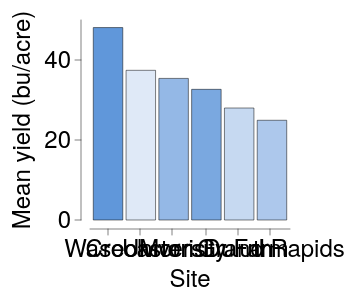

Vega-Lite specification stored for this chart:
### Vega-Lite specification from a JSON file in a GitHub repository (floating-point values rounded to 4 significant figures)
{"background": null, "config": {"arc": {"fill": "#DBDBDB", "fillOpacity": 1.0, "innerRadius": 25.0, "padAngle": 0.03, "stroke": "black", "strokeOpacity": 1, "strokeWidth": 0.25}, "area": {"fill": "#DBDBDB", "fillOpacity": 1.0, "stroke": "black", "strokeOpacity": 1, "strokeWidth": 0.25}, "axis": {"domain": true, "domainCap": "round", "domainColor": "black", "domainWidth": 0.25, "grid": false, "gridCap": "round", "gridColor": "#F1F1F1", "gridDash": [0, 0], "gridOpacity": 1.0, "gridWidth": 0.25, "labelColor": "black", "labelFont": "HelveticaNeue", "labelFontSize": 12, "labelFontStyle": "normal", "labelFontWeight": 400, "offset": 4.5, "ticks": true, "tickCap": "round", "tickColor": "black", "tickSize": 3, "tickWidth": 0.25, "titleColor": "black", "titleFont": "HelveticaNeue", "titleFontSize": 12, "titleFontStyle": "normal", "titleFontWeight": 400}, "axisX": {"domain": true, "labelAlign": "center", "labelAngle": 0, "labels": true, "ticks": true, "translate": 0}, "axisY": {"domain": true, "labelAlign": "right", "labelAngle": 0, "labels": true, "ticks": true, "translate": 0}, "axisRight": {"domain": true, "labelAlign": "left", "labelAngle": 0, "labels": true, "ticks": true, "translate": 0}, "axisTop": {"domain": true, "labelAlign": "center", "labelAngle": 0, "labels": true, "ticks": true, "translate": 0}, "bar": {"fill": "#DBDBDB", "fillOpacity": 1.0, "stroke": "black", "strokeOpacity": 1, "strokeWidth": 0.25}, "boxplot": {"size": 9.0, "ticks": {"cornerRadius": 0.25, "fill": "black", "size": 4.5, "thickness": 0.25}, "box": {"fillOpacity": 1.0, "stroke": "black", "strokeOpacity": 1, "strokeWidth": 0.25}, "median": {"fill": "black", "fillOpacity": 1.0, "size": 9.0, "thickness": 0.25}, "rule": {"fill": "black", "fillOpacity": 1.0, "size": 10.0, "stroke": "black", "strokeDash": [0, 0], "strokeOpacity": 1, "strokeWidth": 0.25}, "outliers": {"color": "black", "fill": "black", "fillOpacity": 1.0, "size": 0, "stroke": "black", "strokeOpacity": 1, "strokeWidth": 0.25}}, "circle": {"fill": "black", "fillOpacity": 1.0, "size": 0.5, "stroke": "black", "strokeOpacity": 1, "strokeWidth": 0.25}, "errorband": {"band": {"fillOpacity": 0.6, "stroke": null, "strokeWidth": 0.25, "strokeOpacity": 1}, "borders": {"opacity": 0, "strokeOpacity": 0.25, "strokeWidth": 1}}, "errorbar": {"opacity": 1, "rule": {"strokeDash": [0, 0], "strokeWidth": 0.5}, "ticks": {"color": "black", "cornerRadius": 0.25, "opacity": 1, "size": 6.0, "thickness": 0.5}, "thickness": 0.5}, "font": "HelveticaNeue", "geoshape": {"fill": "#DBDBDB", "fillOpacity": 1.0, "stroke": "black", "strokeOpacity": 1, "strokeWidth": 0.25}, "header": {"labelColor": "black", "labelFont": "HelveticaNeue", "labelFontSize": 12, "labelFontStyle": "normal", "labelFontWeight": 400, "titleColor": "black", "titleFont": "HelveticaNeue", "titleFontSize": 12, "titleFontStyle": "normal", "titleFontWeight": 400, "titlePadding": 0}, "legend": {"disable": false, "offset": 4.5, "gradientLength": 50.0, "gradientThickness": 5.0, "gradientOpacity": 1.0, "gradientStrokeColor": "black", "gradientStrokeWidth": 0.25, "labelColor": "black", "labelFont": "HelveticaNeue", "labelFontSize": 12, "labelFontStyle": "normal", "labelFontWeight": 400, "strokeColor": "black", "strokeWidth": 0, "symbolSize": 72, "symbolStrokeColor": "black", "symbolStrokeWidth": 0.25, "titleColor": "black", "titleFont": "HelveticaNeue", "titleFontSize": 12, "titleFontStyle": "normal", "titleFontWeight": 400}, "line": {"color": "black", "stroke": "black", "strokeCap": "round", "strokeDash": [0, 0], "strokeOpacity": 1, "strokeWidth": 0.375}, "point": {"filled": true, "fill": "#DBDBDB", "fillOpacity": 1.0, "size": 5.0, "stroke": "black", "strokeOpacity": 1, "strokeWidth": 0.25}, "range": {"category": ["#DFE9F7", "#C6D9F1", "#ADC8EC", "#94B8E6", "#7AA8E0", "#6097DA", "#4D87CA", "#4177B1", "#386898", "#2F597F", "#264A69", "#1D3A58"], "diverging": {"scheme": ["#DFE9F7", "#C6D9F1", "#ADC8EC", "#94B8E6", "#7AA8E0", "#6097DA", "#4D87CA", "#4177B1", "#386898", "#2F597F", "#264A69", "#1D3A58"]}, "heatmap": {"scheme": ["#DFE9F7", "#C6D9F1", "#ADC8EC", "#94B8E6", "#7AA8E0", "#6097DA", "#4D87CA", "#4177B1", "#386898", "#2F597F", "#264A69", "#1D3A58"]}, "ordinal": {"scheme": ["#DFE9F7", "#C6D9F1", "#ADC8EC", "#94B8E6", "#7AA8E0", "#6097DA", "#4D87CA", "#4177B1", "#386898", "#2F597F", "#264A69", "#1D3A58"]}, "ramp": {"scheme": ["#DFE9F7", "#C6D9F1", "#ADC8EC", "#94B8E6", "#7AA8E0", "#6097DA", "#4D87CA", "#4177B1", "#386898", "#2F597F", "#264A69", "#1D3A58"]}}, "rule": {"color": "black", "stroke": "black", "strokeCap": "round", "strokeDash": [2, 2], "strokeOpacity": 1, "strokeWidth": 0.25}, "scale": {"bandPaddingInner": 0.1, "bandPaddingOuter": 0.1, "round": false}, "rect": {"fill": "#DBDBDB", "fillOpacity": 1.0, "stroke": "black", "strokeOpacity": 1, "strokeWidth": 0.25}, "square": {"fill": "#DBDBDB", "fillOpacity": 1.0, "size": 10.0, "stroke": "black", "strokeOpacity": 1, "strokeWidth": 0.25}, "text": {"color": "black", "font": "HelveticaNeue", "fontSize": 12, "fontStyle": "normal", "fontWeight": 400}, "title": {"anchor": "middle", "frame": "group", "color": "black", "font": "HelveticaNeue", "fontSize": 12, "fontStyle": "normal", "fontWeight": 400, "subtitleColor": "black", "subtitleFont": "HelveticaNeue", "subtitleFontSize": "HelveticaNeue", "subtitleFontStyle": "normal", "subtitleFontWeight": 400}, "view": {"continuousWidth": 100, "continuousHeight": 100, "discreteWidth": 100, "discreteHeight": 100, "fill": null, "stroke": null, "strokeWidth": 0.25}}, "data": {"name": "data-9cc0564cb5591205eeeca8d2429dd11b"}, "mark": {"type": "bar"}, "encoding": {"color": {"field": "site", "legend": null, "type": "nominal"}, "x": {"field": "site", "sort": "-y", "title": "Site", "type": "nominal"}, "y": {"aggregate": "mean", "field": "yield", "title": "Mean yield (bu/acre)", "type": "quantitative"}}, "$schema": "https://vega.github.io/schema/vega-lite/v6.4.1.json", "datasets": {"data-9cc0564cb5591205eeeca8d2429dd11b": [{"yield": 27.0, "variety": "Manchuria", "year": 1931, "site": "University Farm"}, {"yield": 48.87, "variety": "Manchuria", "year": 1931, "site": "Waseca"}, {"yield": 27.43, "variety": "Manchuria", "year": 1931, "site": "Morris"}, {"yield": 39.93, "variety": "Manchuria", "year": 1931, "site": "Crookston"}, {"yield": 32.97, "variety": "Manchuria", "year": 1931, "site": "Grand Rapids"}, {"yield": 28.97, "variety": "Manchuria", "year": 1931, "site": "Duluth"}, {"yield": 43.07, "variety": "Glabron", "year": 1931, "site": "University Farm"}, {"yield": 55.2, "variety": "Glabron", "year": 1931, "site": "Waseca"}, {"yield": 28.77, "variety": "Glabron", "year": 1931, "site": "Morris"}, {"yield": 38.13, "variety": "Glabron", "year": 1931, "site": "Crookston"}, {"yield": 29.13, "variety": "Glabron", "year": 1931, "site": "Grand Rapids"}, {"yield": 29.67, "variety": "Glabron", "year": 1931, "site": "Duluth"}, {"yield": 35.13, "variety": "Svansota", "year": 1931, "site": "University Farm"}, {"yield": 47.33, "variety": "Svansota", "year": 1931, "site": "Waseca"}, {"yield": 25.77, "variety": "Svansota", "year": 1931, "site": "Morris"}, {"yield": 40.47, "variety": "Svansota", "year": 1931, "site": "Crookston"}, {"yield": 29.67, "variety": "Svansota", "year": 1931, "site": "Grand Rapids"}, {"yield": 25.7, "variety": "Svansota", "year": 1931, "site": "Duluth"}, {"yield": 39.9, "variety": "Velvet", "year": 1931, "site": "University Farm"}, {"yield": 50.23, "variety": "Velvet", "year": 1931, "site": "Waseca"}, {"yield": 26.13, "variety": "Velvet", "year": 1931, "site": "Morris"}, {"yield": 41.33, "variety": "Velvet", "year": 1931, "site": "Crookston"}, {"yield": 23.03, "variety": "Velvet", "year": 1931, "site": "Grand Rapids"}, {"yield": 26.3, "variety": "Velvet", "year": 1931, "site": "Duluth"}, {"yield": 36.57, "variety": "Trebi", "year": 1931, "site": "University Farm"}, {"yield": 63.83, "variety": "Trebi", "year": 1931, "site": "Waseca"}, {"yield": 43.77, "variety": "Trebi", "year": 1931, "site": "Morris"}, {"yield": 46.93, "variety": "Trebi", "year": 1931, "site": "Crookston"}, {"yield": 29.77, "variety": "Trebi", "year": 1931, "site": "Grand Rapids"}, {"yield": 33.93, "variety": "Trebi", "year": 1931, "site": "Duluth"}, {"yield": 43.27, "variety": "No. 457", "year": 1931, "site": "University Farm"}, {"yield": 58.1, "variety": "No. 457", "year": 1931, "site": "Waseca"}, {"yield": 28.7, "variety": "No. 457", "year": 1931, "site": "Morris"}, {"yield": 45.67, "variety": "No. 457", "year": 1931, "site": "Crookston"}, {"yield": 32.17, "variety": "No. 457", "year": 1931, "site": "Grand Rapids"}, {"yield": 33.6, "variety": "No. 457", "year": 1931, "site": "Duluth"}, {"yield": 36.6, "variety": "No. 462", "year": 1931, "site": "University Farm"}, {"yield": 65.77, "variety": "No. 462", "year": 1931, "site": "Waseca"}, {"yield": 30.37, "variety": "No. 462", "year": 1931, "site": "Morris"}, {"yield": 48.57, "variety": "No. 462", "year": 1931, "site": "Crookston"}, {"yield": 24.93, "variety": "No. 462", "year": 1931, "site": "Grand Rapids"}, {"yield": 28.1, "variety": "No. 462", "year": 1931, "site": "Duluth"}, {"yield": 32.77, "variety": "Peatland", "year": 1931, "site": "University Farm"}, {"yield": 48.57, "variety": "Peatland", "year": 1931, "site": "Waseca"}, {"yield": 29.87, "variety": "Peatland", "year": 1931, "site": "Morris"}, {"yield": 41.6, "variety": "Peatland", "year": 1931, "site": "Crookston"}, {"yield": 34.7, "variety": "Peatland", "year": 1931, "site": "Grand Rapids"}, {"yield": 32.0, "variety": "Peatland", "year": 1931, "site": "Duluth"}, {"yield": 24.67, "variety": "No. 475", "year": 1931, "site": "University Farm"}, {"yield": 46.77, "variety": "No. 475", "year": 1931, "site": "Waseca"}, {"yield": 22.6, "variety": "No. 475", "year": 1931, "site": "Morris"}, {"yield": 44.1, "variety": "No. 475", "year": 1931, "site": "Crookston"}, {"yield": 19.7, "variety": "No. 475", "year": 1931, "site": "Grand Rapids"}, {"yield": 33.07, "variety": "No. 475", "year": 1931, "site": "Duluth"}, {"yield": 39.3, "variety": "Wisconsin No. 38", "year": 1931, "site": "University Farm"}, {"yield": 58.8, "variety": "Wisconsin No. 38", "year": 1931, "site": "Waseca"}, {"yield": 29.47, "variety": "Wisconsin No. 38", "year": 1931, "site": "Morris"}, {"yield": 49.87, "variety": "Wisconsin No. 38", "year": 1931, "site": "Crookston"}, {"yield": 34.47, "variety": "Wisconsin No. 38", "year": 1931, "site": "Grand Rapids"}, {"yield": 31.6, "variety": "Wisconsin No. 38", "year": 1931, "site": "Duluth"}, {"yield": 26.9, "variety": "Manchuria", "year": 1932, "site": "University Farm"}, {"yield": 33.47, "variety": "Manchuria", "year": 1932, "site": "Waseca"}, {"yield": 34.37, "variety": "Manchuria", "year": 1932, "site": "Morris"}, {"yield": 32.97, "variety": "Manchuria", "year": 1932, "site": "Crookston"}, {"yield": 22.13, "variety": "Manchuria", "year": 1932, "site": "Grand Rapids"}, {"yield": 22.57, "variety": "Manchuria", "year": 1932, "site": "Duluth"}, {"yield": 36.8, "variety": "Glabron", "year": 1932, "site": "University Farm"}, {"yield": 37.73, "variety": "Glabron", "year": 1932, "site": "Waseca"}, {"yield": 35.13, "variety": "Glabron", "year": 1932, "site": "Morris"}, {"yield": 26.17, "variety": "Glabron", "year": 1932, "site": "Crookston"}, {"yield": 14.43, "variety": "Glabron", "year": 1932, "site": "Grand Rapids"}, {"yield": 25.87, "variety": "Glabron", "year": 1932, "site": "Duluth"}, {"yield": 27.43, "variety": "Svansota", "year": 1932, "site": "University Farm"}, {"yield": 38.5, "variety": "Svansota", "year": 1932, "site": "Waseca"}, {"yield": 35.03, "variety": "Svansota", "year": 1932, "site": "Morris"}, {"yield": 20.63, "variety": "Svansota", "year": 1932, "site": "Crookston"}, {"yield": 16.63, "variety": "Svansota", "year": 1932, "site": "Grand Rapids"}, {"yield": 22.23, "variety": "Svansota", "year": 1932, "site": "Duluth"}, {"yield": 26.8, "variety": "Velvet", "year": 1932, "site": "University Farm"}, {"yield": 37.4, "variety": "Velvet", "year": 1932, "site": "Waseca"}, {"yield": 38.83, "variety": "Velvet", "year": 1932, "site": "Morris"}, {"yield": 32.07, "variety": "Velvet", "year": 1932, "site": "Crookston"}, {"yield": 32.23, "variety": "Velvet", "year": 1932, "site": "Grand Rapids"}, {"yield": 22.47, "variety": "Velvet", "year": 1932, "site": "Duluth"}, {"yield": 29.07, "variety": "Trebi", "year": 1932, "site": "University Farm"}, {"yield": 49.23, "variety": "Trebi", "year": 1932, "site": "Waseca"}, {"yield": 46.63, "variety": "Trebi", "year": 1932, "site": "Morris"}, {"yield": 41.83, "variety": "Trebi", "year": 1932, "site": "Crookston"}, {"yield": 20.63, "variety": "Trebi", "year": 1932, "site": "Grand Rapids"}, {"yield": 30.6, "variety": "Trebi", "year": 1932, "site": "Duluth"}, {"yield": 26.43, "variety": "No. 457", "year": 1932, "site": "University Farm"}, {"yield": 42.2, "variety": "No. 457", "year": 1932, "site": "Waseca"}, {"yield": 43.53, "variety": "No. 457", "year": 1932, "site": "Morris"}, {"yield": 34.33, "variety": "No. 457", "year": 1932, "site": "Crookston"}, {"yield": 19.47, "variety": "No. 457", "year": 1932, "site": "Grand Rapids"}, {"yield": 22.7, "variety": "No. 457", "year": 1932, "site": "Duluth"}, {"yield": 25.57, "variety": "No. 462", "year": 1932, "site": "University Farm"}, {"yield": 44.7, "variety": "No. 462", "year": 1932, "site": "Waseca"}, {"yield": 47.0, "variety": "No. 462", "year": 1932, "site": "Morris"}, {"yield": 30.53, "variety": "No. 462", "year": 1932, "site": "Crookston"}, {"yield": 19.9, "variety": "No. 462", "year": 1932, "site": "Grand Rapids"}, {"yield": 22.5, "variety": "No. 462", "year": 1932, "site": "Duluth"}, {"yield": 28.07, "variety": "Peatland", "year": 1932, "site": "University Farm"}, {"yield": 36.03, "variety": "Peatland", "year": 1932, "site": "Waseca"}, {"yield": 43.2, "variety": "Peatland", "year": 1932, "site": "Morris"}, {"yield": 25.23, "variety": "Peatland", "year": 1932, "site": "Crookston"}, {"yield": 26.77, "variety": "Peatland", "year": 1932, "site": "Grand Rapids"}, {"yield": 31.37, "variety": "Peatland", "year": 1932, "site": "Duluth"}, {"yield": 30.0, "variety": "No. 475", "year": 1932, "site": "University Farm"}, {"yield": 41.27, "variety": "No. 475", "year": 1932, "site": "Waseca"}, {"yield": 44.23, "variety": "No. 475", "year": 1932, "site": "Morris"}, {"yield": 32.13, "variety": "No. 475", "year": 1932, "site": "Crookston"}, {"yield": 15.23, "variety": "No. 475", "year": 1932, "site": "Grand Rapids"}, {"yield": 27.37, "variety": "No. 475", "year": 1932, "site": "Duluth"}, {"yield": 38.0, "variety": "Wisconsin No. 38", "year": 1932, "site": "University Farm"}, {"yield": 58.17, "variety": "Wisconsin No. 38", "year": 1932, "site": "Waseca"}, {"yield": 47.17, "variety": "Wisconsin No. 38", "year": 1932, "site": "Morris"}, {"yield": 35.9, "variety": "Wisconsin No. 38", "year": 1932, "site": "Crookston"}, {"yield": 20.67, "variety": "Wisconsin No. 38", "year": 1932, "site": "Grand Rapids"}, {"yield": 29.33, "variety": "Wisconsin No. 38", "year": 1932, "site": "Duluth"}]}}
